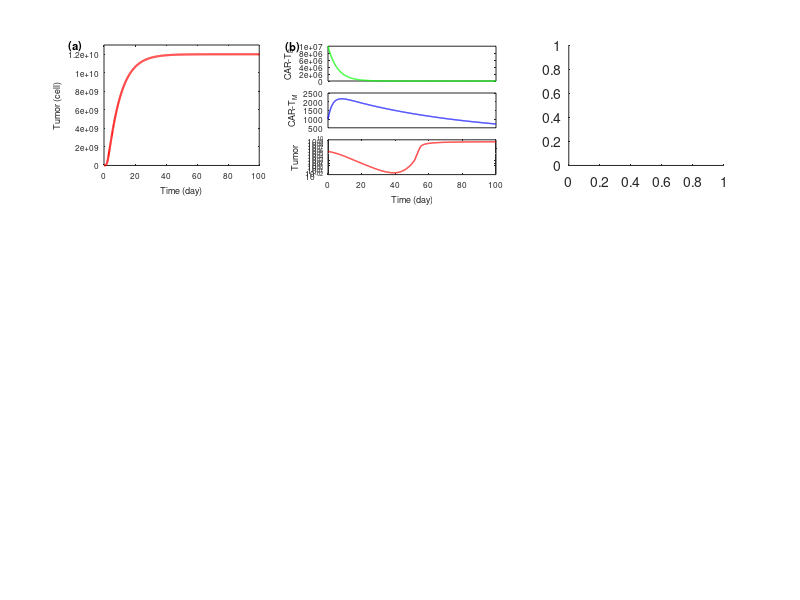

Reproduce this figure in MATLAB. (Note: this script raises an error after producing the figure.)
function Figure4()
global md
fig=figure(1);
clf();
%%
subplot(3,3,1)
A1=load('output/notreatment.dat');
plot(A1(:,1),A1(:,3+1),'r','linewidth',1.5);
xlabel('Time (day)');
ylabel('Tumor (cell)');
xlim([0 100]);
ylim([0 1.3e10]);
set(gca,'fontsize',6);
text(-23,1.3e10,'(a)','fontweight','bold','fontsize',8);

A2=load('output/treatment.dat');
x0=0.41;
y0=0.865;
yh=0.058;
xh=0.21;
dy=yh+0.02;
linestype={'g','b','r'};
axes('position',[x0,y0,xh,yh]);
plot(A2(:,1),A2(:,1+1),linestype{1},'linewidth',1);
xticks([]);
xlim([0 100]);
ylim([0 10e6]);
ylabel('CAR-T_E');
set(gca,'fontsize',6);
text(-25,10e6,'(b)','fontweight','bold','fontsize',8);

y0=y0-dy;
axes('position',[x0,y0,xh,yh]);
plot(A2(:,1),A2(:,2+1),linestype{2},'linewidth',1);
xticks([]);
ylabel('CAR-T_M');
set(gca,'fontsize',6);

y0=y0-dy;
axes('position',[x0,y0,xh,yh]);
semilogy(A2(:,1),A2(:,3+1),linestype{3},'linewidth',1);
xlim([0 100]);
ylabel('Tumor');
xlabel('Time (day)');
set(gca,'fontsize',6);

%%
color=[161 216 228;
    137 195 231;
    66 146 198;
    45 116 187;
    0 75 153;
     0 1 1]/255;
subplot(3,3,3);  
for i=1:6
    A = load(strcat('output/VE-',num2str(i),'.dat'));
   semilogy(A(:,1),A(:, 4),'color', color(i,:),'linewidth',1);
   hold on;
end
xlabel('Time (day)');
ylabel('Tumor (cell)'); 
ylim([1e-4 1.3e11]);
xlim([0 100]);
set(gca,'fontsize',6);
caxis([1e6 2e7]);

colorbar('TickLength',0.05,'FontSize',6);
colormap(color);
text(-35,5e10,'(c)','fontweight','bold','fontsize',8);

%%
subplot(3,3,4);
for i=1:6
   A=load(strcat('output/VM-',num2str(i),'.dat'));
    semilogy(A(:,1),A(:,4),'color', color(i,:),'linewidth',1);
    hold on;
end
semilogy([40 40],[1e-6 5e10],'--');
xlim([0 100]);
xlabel('Time (day)');
ylabel('Tumor (cell)');
ylim([1e-4,5e10]);
set(gca,'fontsize',6);
 caxis([1e3 1e4]);
 colorbar('TickLength',0.05,'FontSize',6);
 colormap(color);
 text(-35,5e10,'(d)','fontweight','bold','fontsize',8);

%%
subplot(3,3,5);
hold on;
% Initial conditions of CAR-T cells
M0 =    [1*10^3, 2*10^3,   4*10^3,  6*10^3,  8*10^3, 10*10^3];
y0 = initialization();
parameter();

 Y=zeros(1,6);
 for j =1:6  
% The killing rate calculated from the initial conditions  
        A=load(strcat('output/VM-',num2str(j),'.dat'));
        i=400;
        TE = A(i,2);
        TM = A(i,3);
        C = A(i,4);
        Y(j) = killingrate(TE, TM, C);
 end
bar(Y,0.6); 
box on;
xticks([1,2,3,4,5,6]);
xticklabels({'1','2','4','6','8','10'});
ylim([1.5 3.5]);
xlim([0.4 6.6]);
yticks([1.5 2 2.5 3 3.5]);
xlabel('CAR-T_M (\times 10 ^3 cell)');
ylabel('k');
set(gca,'fontsize',6);
text(-1.2,3.5,'(e)','fontweight','bold','fontsize',8);


%%
subplot(3,3,6);
hold on;

control();
parameter();
y0 = initialization();
Z = zeros(20,2);
for j=1:20
    E0 = (0 + j * 1.0)*10^6;
    y0(1) = E0;
    Y = ModelSolver(md.t0,md.h,md.tend,y0);
    T0 = findPFS(Y(:,[1,4]));
    Z(j, 1) = E0;
    Z(j, 2) = T0;
end

plot(Z(:,1)/10^7, Z(:,2),'bo','markerfacecolor','b','markersize',3);
box on;
plot([0.85 0.85],[0 70],'--','linewidth',1);
xlabel('CAR-T_E (\times 10^7 cell)');
xlim([0,2])
ylim([0,70])
ylabel('PFS (day)');
set(gca,'fontsize', 6);
text(-0.45, 70,'(f)','fontweight','bold','fontsize',8);

 exportfig(fig,'Figure4.eps','color','cmyk','fontmode','scaled','fontsize',1);

end

%% Cstar 
function Cs = cstar(y)
TE = y(1);
TM = y(2);
C = y(3);
eps = 1;
Cs1 = C;
Cs = 0;
while (abs(Cs1 - Cs)>eps)
    Cs = Cs1;
    Cs1 = f(TE, TM, C, Cs);
end
Cs = Cs1;
end

function c0 = f(TE, TM, C, Cs)
global par
c0 = C / (1 + par.K1 * (TE / (1 + par.K1 * Cs)) + par.K2 * (TM/( 1 + par.K2 * Cs)));
end

function k = killingrate(TE, TM, C)
global par
star = cstar([TE, TM, C]);
TEs = TE/(1 + par.K1 * star);
TMs = TM/(1 + par.K2 * star);
k = par.kTE  * ((par.K1 * TEs)/(1 + par.K1 * TEs + par.K2 * TMs + par.K1 * C));
end

